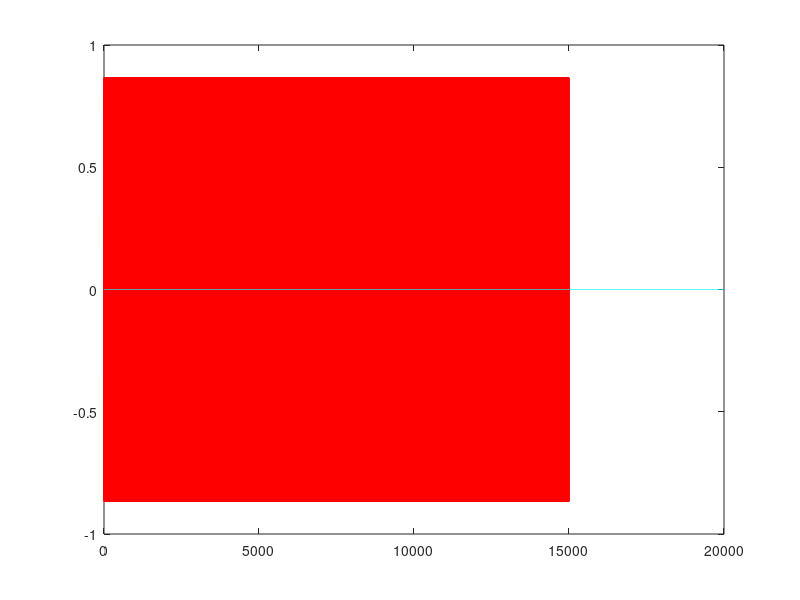

Write MATLAB code to recreate this figure.
cf = 20000;                  % carrier frequency (Hz)
dur = 1.0;                    % duration (s)

%-----------------------------------------------------------------------------------------------------------------------------
%-----------------------------------------------------------------------------------------------------------------------------

% prepare tone 1
sf1 = 5000;                  % sample frequency (Hz)
n1 = sf1 * dur;              % number of samples
s1 = (1:n1) / sf1;           % sound data preparation
s1 = sin(2 * pi * cf * s1);  % sinusoidal modulation

% prepare tone 2
sf2 = 10000;                 % sample frequency (Hz)
n2 = sf2 * dur;              % number of samples
s2 = (1:n2) / sf2;           % sound data preparation
s2 = sin(2 * pi * cf * s2);  % sinusoidal modulation

% prepare tone 3
sf3 = 15000;                 % sample frequency (Hz)
n3 = sf3 * dur;              % number of samples
s3 = (1:n3) / sf3;           % sound data preparation
s3 = sin(2 * pi * cf * s3);  % sinusoidal modulation


% prepare tone 4
sf4 = 20000;                 % sample frequency (Hz)
n4 = sf4 * dur;              % number of samples
s4 = (1:n4) / sf1;           % sound data preparation
s4 = sin(2 * pi * cf * s4);  % sinusoidal modulation


%--------------------------------------------------------------------------
%----------------------------- Sound Generation ---------------------------
%--------------------------------------------------------------------------


% make ramped sound
sound(s1,sf1);
pause(0.1);
figure
plot(s1,'b')

sound(s2,sf2);
pause(0.1);               % waiting for sound end
hold on, plot(s2,'g')

sound(s3,sf3);
pause(0.1);                 % waiting for sound end
hold on; plot(s3,'r')

sound(s4,sf4);
pause(0.1);              % waiting for sound end
hold on; plot(s4,'c')
